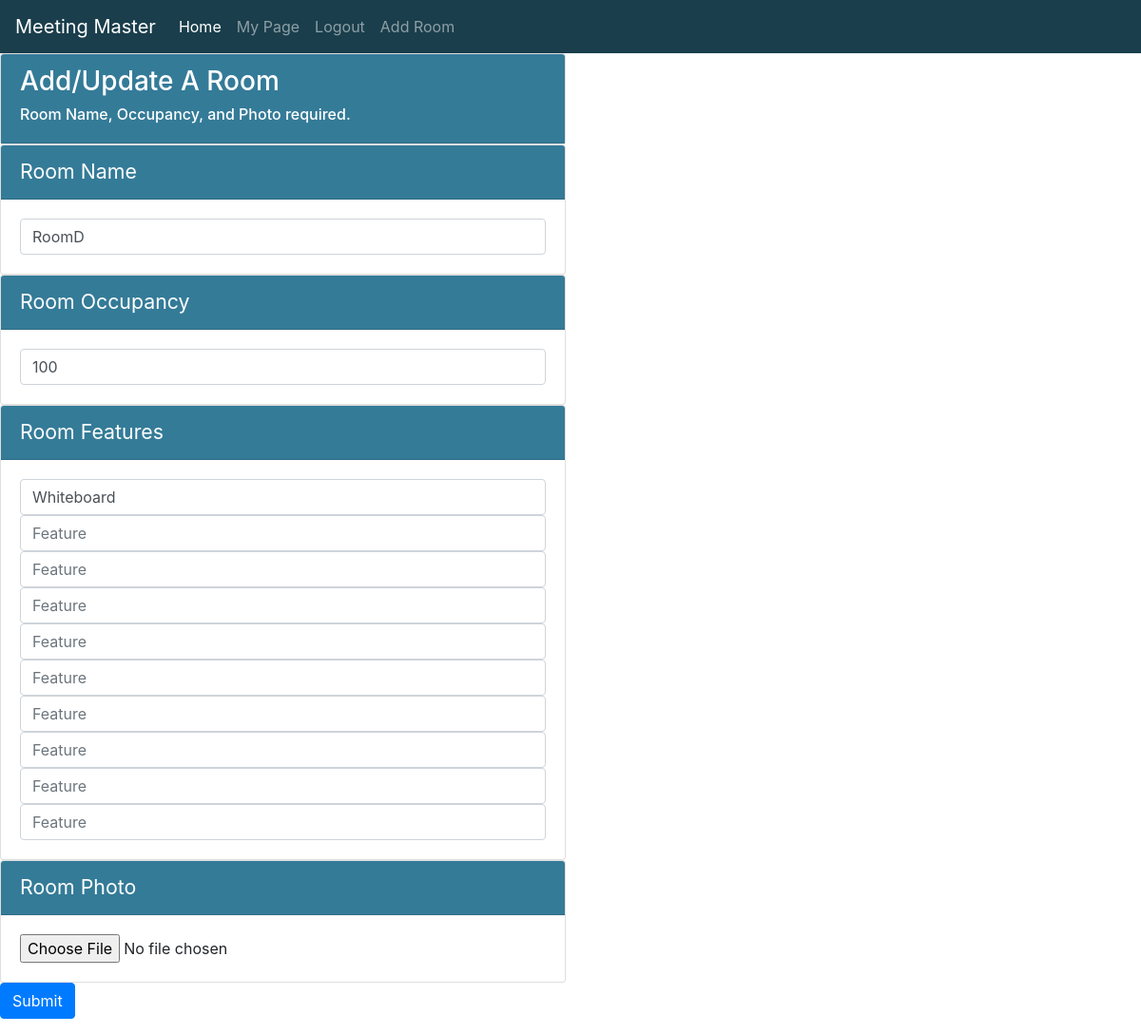
Before: /room.php?roomid=4 (signed in) with the older database file.
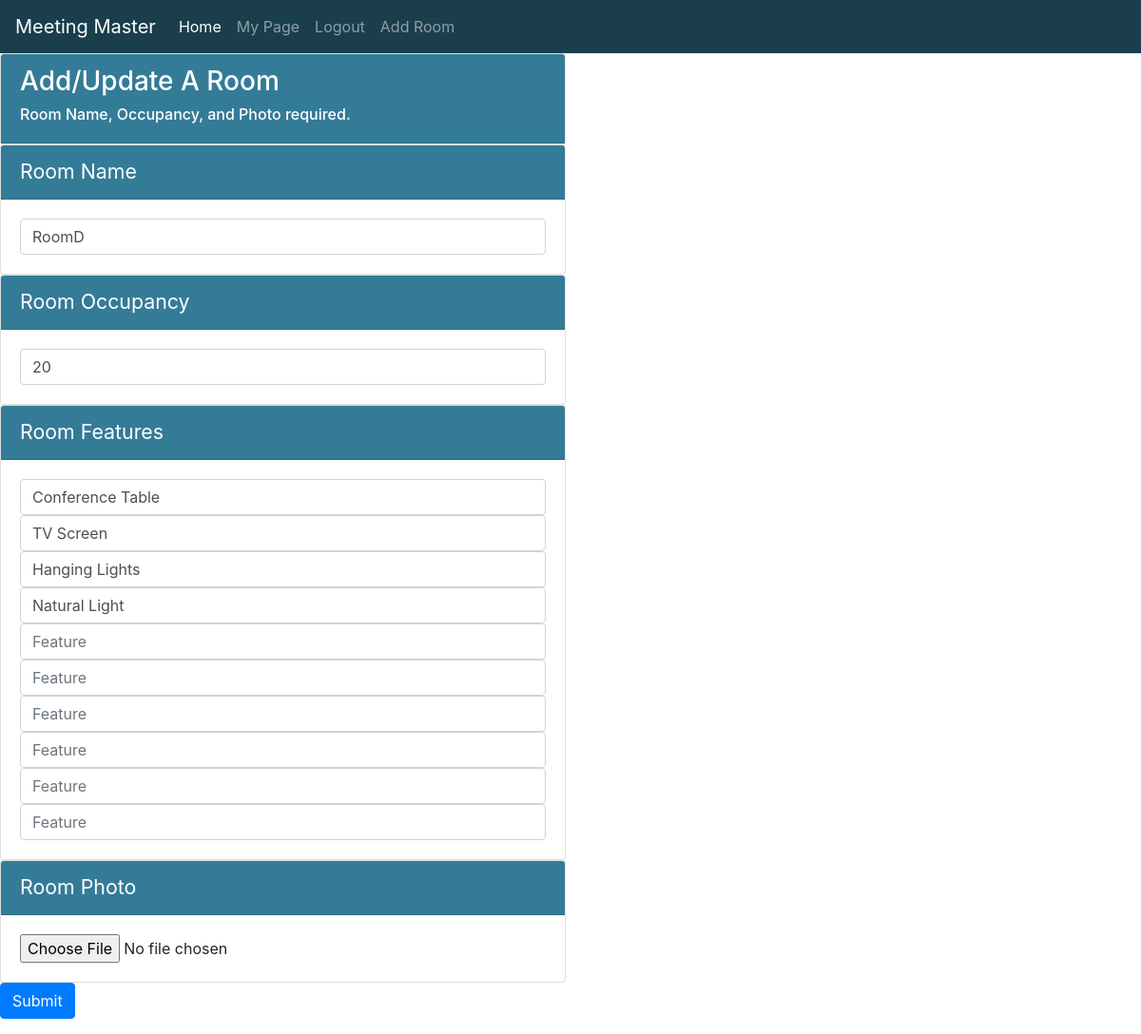
After: the same page with the newer database file.
### tables this page shows
CREATE TABLE IF NOT EXISTS `room` (
    `RoomID` int NOT NULL AUTO_INCREMENT PRIMARY KEY,
    `Name` tinytext NOT NULL,
    `Occupancy` int NOT NULL,
    `Deleted` bool NOT NULL DEFAULT FALSE
);

### room.php (the view, shortened to what this page needs)
<html lang="en">
<head>
    <link rel="stylesheet" href="https://stackpath.bootstrapcdn.com/bootstrap/4.1.3/css/bootstrap.min.css">
    <link href="style.css" type="text/css" rel="stylesheet">
</head>
<body>
<nav class="navbar navbar-expand-lg navbar-dark" style="background-color: #1A3E4C;">
  <a class="navbar-brand" href="#">Meeting Master</a>
  <div class="collapse navbar-collapse" id="navbarNavAltMarkup">
    <div class="navbar-nav">
      <a class="nav-item nav-link active" href="home1.php">Home <span class="sr-only">(current)</span></a>
      <a class="nav-item nav-link" href="user.php">My Page</a>
      <a class="nav-item nav-link" href="logout.php">Logout</a>
      <?php
        if($_SESSION['admin']){
            echo "<a class='nav-item nav-link' href='room.php'>Add Room</a>";
        }
      ?>
    </div>
  </div>
</nav>
<?php
$dbuser = 'root';
$dbpass = 'root';
$db = 'meeting';
$host = 'localhost';
$port = 3306;
$conn = mysqli_connect(
   $host,
   $dbuser,
   $dbpass,
   $db,
   $port
);
$roomname='';
$occupancy='';
$roomfeatureids = array();
$roomfeaturenames = array();
if(isset($_GET['roomid'])){
    $roomid=$_GET['roomid'];
    $sql = "SELECT * FROM room WHERE RoomID=$roomid;";
    $result = mysqli_query($conn, $sql);
    $row = mysqli_fetch_array($result);
    $roomname=$row['Name'];
    $occupancy=$row['Occupancy'];
    $sql = "SELECT FeatureID FROM room_feature WHERE RoomID=$roomid;";
    $result = mysqli_query($conn, $sql);
    while($row = mysqli_fetch_array($result))
        $roomfeatureids[] = $row['FeatureID'];
}
$sql = "SELECT * FROM feature;";
$result = mysqli_query($conn, $sql);
while($row = mysqli_fetch_array($result))
    $roomfeaturenames[$row['FeatureID']] = $row['FName'];
?>
    <div class='form-row'>
    <div class='col-6'>
    <div class='card'>
    <div class='card-header'>
        <h3>Add/Update A Room</h3>
        <h6>Room Name, Occupancy, and Photo required.</h6>
    </div>
    </div>
    </div>
    </div>
    <form action='' method='POST' enctype='multipart/form-data'>
        <div class="form-row">
            <div class="col-6">
                <div class='card'>
                    <div class='card-header'>
                        Room Name
                    </div>
                    <div class='card-body'>
                        <input type="text" class ="form-control" id="RoomName" name="roomname" placeholder="Name" value="<?php echo $roomname; ?>" novalidate>
                    </div>
                </div>
            </div>
        </div>
        <div class="form-row">
            <div class="col-6">
                <div class='card'>
                    <div class='card-header'>
                        Room Occupancy
                    </div>
                    <div class='card-body'>
                        <input type="text" class="form-control" id="Occupancy" name="roomoccupancy" value="<?php echo $occupancy; ?>"  placeholder="Occupancy">
                    </div>
                </div>
            </div>
        </div>
        <div class="form-row">
            <div class="col-6">
                <div class='card'>
                    <div class='card-header'>
                        Room Features
                    </div>
                    <div class='card-body'>
                        <?php
                        for ($i=0; $i<10; $i++){
                            $myfeature = ($i < count($roomfeatureids)) ? $roomfeaturenames[$roomfeatureids[$i]] : '';
                            echo "<input type='text' class='form-control' name='id[$i]' value='$myfeature'  placeholder='Feature'>";
                        }
                        ?>
                    </div>
                </div>
            </div>
        </div>
        <div class="form-row">
            <div class="col-6">
                <div class='card'>
                    <div class='card-header'>
                        Room Photo
                    </div>
                    <div class='card-body'>
                        <input type='file' name='userFile'><br>
                    </div>
                </div>
            </div>
        </div>
        <div class="form-row">
            <div class="col-4">
                <button type="submit" class="btn btn-primary" value='upload'>Submit</button>
            </div>
        </div>
    </form>
</body>
</html>

Changed rows visible on the page:
changed room "RoomD": roomoccupancy "100" → "20"
Other visible differences:
form field value: "Whiteboard" → "Conference Table"
form field value: (not shown) → "TV Screen"
form field value: (not shown) → "Hanging Lights"
form field value: (not shown) → "Natural Light"
